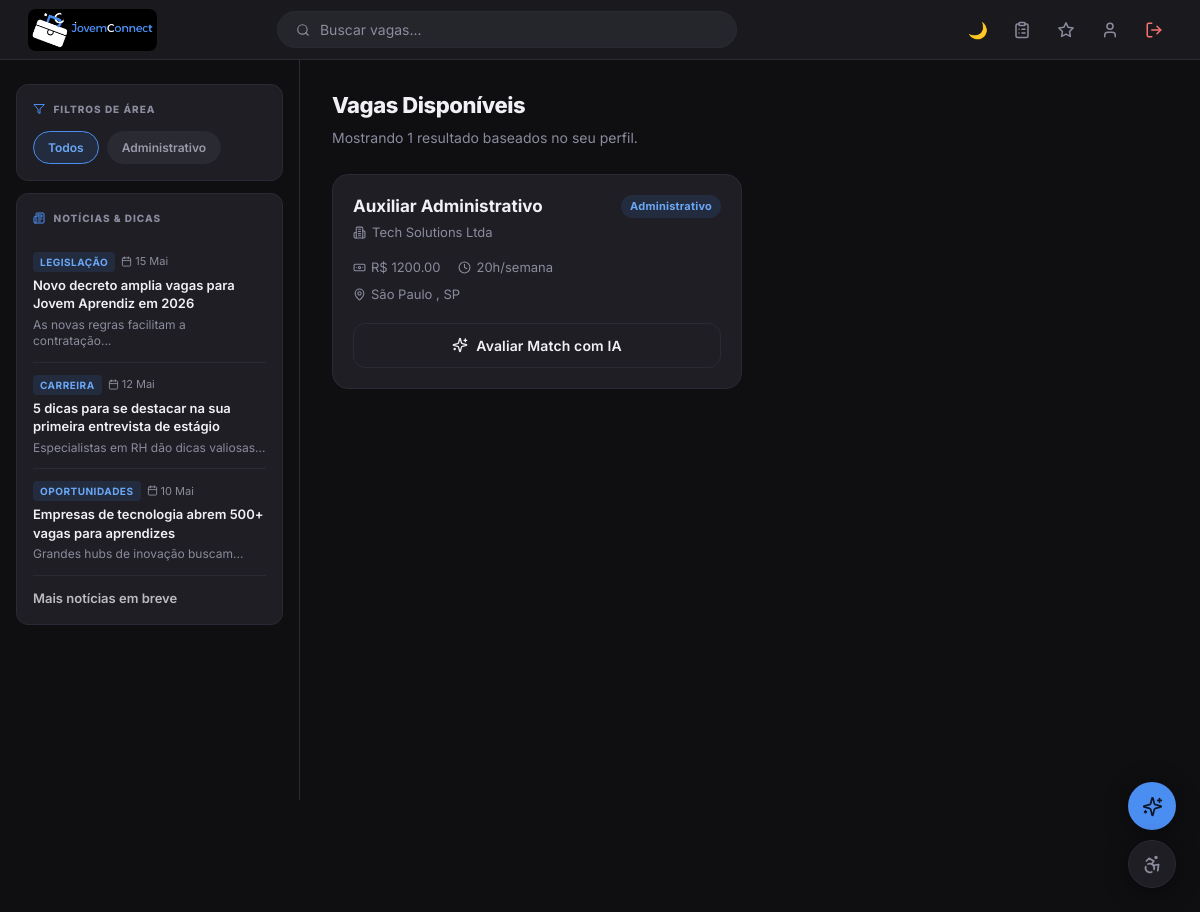
The app's page /dashboard/jovem.php (signed in) with its own data.
### tables this page shows
CREATE TABLE `vagas` (
  `id`            INT(11)      NOT NULL AUTO_INCREMENT,
  `empresa_id`    INT(11)      NOT NULL,
  `titulo`        VARCHAR(150) NOT NULL,
  `descricao`     TEXT         DEFAULT NULL,
  `cidade`        VARCHAR(100) DEFAULT NULL,
  `estado`        VARCHAR(50)  DEFAULT NULL,
  `cep`           VARCHAR(9)   DEFAULT NULL   COMMENT 'Para cálculo de distância pela IA',
  `salario`       VARCHAR(50)  DEFAULT NULL   COMMENT 'Mantido como VARCHAR (ex: 1.200,00 ou A combinar)',
  `tipo_contrato` VARCHAR(50)  DEFAULT NULL   COMMENT 'Ex: Jovem Aprendiz, Estágio',
   
  `carga_horaria` VARCHAR(20)  DEFAULT NULL   COMMENT 'Ex: 20h/semana',
  `area`          VARCHAR(100) DEFAULT NULL   COMMENT 'Ex: Administrativo, TI, Vendas',
  `criado_em`     TIMESTAMP    NOT NULL DEFAULT CURRENT_TIMESTAMP,
  `atualizado_em` TIMESTAMP    NOT NULL DEFAULT CURRENT_TIMESTAMP ON UPDATE CURRENT_TIMESTAMP,
  PRIMARY KEY (`id`),
  KEY `idx_vaga_empresa` (`empresa_id`),
  KEY `idx_vaga_area`    (`area`),
  KEY `idx_vaga_cidade`  (`cidade`),
  CONSTRAINT `fk_vaga_empresa`
    FOREIGN KEY (`empresa_id`) REFERENCES `empresas` (`id`) ON DELETE CASCADE
);

CREATE TABLE `empresas` (
  `id`               INT(11)      NOT NULL AUTO_INCREMENT,
  `nome_empresa`     VARCHAR(150) NOT NULL,
  `email`            VARCHAR(100) NOT NULL,
  `senha`            VARCHAR(255) NOT NULL,
  `cnpj`             VARCHAR(18)  NOT NULL,
  `cidade`           VARCHAR(100) DEFAULT NULL,
  `estado`           VARCHAR(50)  DEFAULT NULL,
  `telefone`         VARCHAR(20)  DEFAULT NULL,
   
  `area_atuacao`     VARCHAR(100) DEFAULT NULL,
  `descricao`        TEXT         DEFAULT NULL   COMMENT 'Missão e visão da empresa',
  `site_oficial`     VARCHAR(255) DEFAULT NULL,
  `linkedin`         VARCHAR(255) DEFAULT NULL,
  `perfil_verificado` TINYINT(1)  NOT NULL DEFAULT 0,
   
  `criado_em`        TIMESTAMP    NOT NULL DEFAULT CURRENT_TIMESTAMP,
  `atualizado_em`    TIMESTAMP    NOT NULL DEFAULT CURRENT_TIMESTAMP ON UPDATE CURRENT_TIMESTAMP,
  PRIMARY KEY (`id`),
  UNIQUE KEY `uq_email_empresa`  (`email`),
  UNIQUE KEY `uq_cnpj`          (`cnpj`)
);

### includes/esquema.php (called while the page is built, shortened)
<?php
if (!function_exists('jc_stage7_disponivel')) {
    function jc_stage7_colunas(): array {
        return [
            ['jovens', 'conta_status'],
            ['empresas', 'conta_status'],
            ['vagas', 'moderacao_status'],
            ['administradores', 'sessao_versao'],
            ['admin_tentativas', 'ip_hash'],
            ['admin_auditoria', 'hash_anterior'],
            ['moderacao_itens', 'conteudo_hash'],
            ['denuncias', 'item_id'],
        ];
    }
    function jc_stage7_disponivel(mysqli $conn): bool {
        static $ok = null;
        if ($ok !== null) {
            return $ok;
        }
        $pares = jc_stage7_colunas();
        $cond  = implode(' OR ', array_fill(0, count($pares), '(TABLE_NAME = ? AND COLUMN_NAME = ?)'));
        $tipos = str_repeat('ss', count($pares));
        $args  = [];
        foreach ($pares as [$t, $c]) {
            $args[] = $t;
            $args[] = $c;
        }
        try {
            $stmt = $conn->prepare(
                "SELECT COUNT(*) AS n FROM information_schema.COLUMNS
                 WHERE TABLE_SCHEMA = DATABASE() AND ({$cond})"
            );
            $stmt->bind_param($tipos, ...$args);
            $stmt->execute();
            $n = intval($stmt->get_result()->fetch_assoc()['n'] ?? 0);
            $ok = ($n === count($pares));
        } catch (Throwable $e) {
            $ok = false;
        }
        return $ok;
    }
}

### includes/conta_status.php (called while the page is built, shortened)
<?php
require_once __DIR__ . '/esquema.php';
if (!function_exists('jc_conta_suspensa')) {
    function jc_conta_suspensa(mysqli $conn, string $tipo, int $id): bool {
        if ($id <= 0 || !in_array($tipo, ['jovem', 'empresa'], true) || !jc_stage7_disponivel($conn)) {
            return false;
        }
        $tabela = $tipo === 'jovem' ? 'jovens' : 'empresas';
        $stmt = $conn->prepare("SELECT conta_status FROM `{$tabela}` WHERE id = ? LIMIT 1");
        $stmt->bind_param("i", $id);
        $stmt->execute();
        $linha = $stmt->get_result()->fetch_assoc();
        return ($linha['conta_status'] ?? 'ativa') === 'suspensa';
    }
    function jc_conta_verificar_sessao(mysqli $conn): void {
        $tipo = isset($_SESSION['jovem_id']) ? 'jovem' : (isset($_SESSION['empresa_id']) ? 'empresa' : null);
        if (!jc_conta_suspensa($conn, $tipo, intval($_SESSION[$tipo . '_id']))) {
            return;
        }
        exit;
    }
    function jc_vagas_visiveis_sql(mysqli $conn, string $alias = 'v'): string {
        return " AND {$alias}.moderacao_status IN ('aprovada','sinalizada')"
             . " AND NOT EXISTS (SELECT 1 FROM empresas jc_es WHERE jc_es.id = {$alias}.empresa_id"
             . " AND jc_es.conta_status = 'suspensa')";
    }
}

### includes/config.php (called while the page is built, shortened)
<?php
try {
    $conn = new mysqli(DB_HOST, DB_USER, DB_PASS, DB_NAME);
} catch (\mysqli_sql_exception $e) {
    registrar_log('Falha na conexao com o banco de dados (codigo ' . $e->getCode() . ')', 'ERROR');
    if (function_exists('jc_log')) {
        jc_log('banco.indisponivel', 'erro', ['errno' => $e->getCode()]);
    }
    http_response_code(503);
    die('O sistema esta temporariamente indisponivel. Tente novamente em alguns instantes.');
}
$conn->set_charset(DB_CHARSET);
if (session_status() === PHP_SESSION_ACTIVE && (isset($_SESSION['jovem_id']) || isset($_SESSION['empresa_id']))) {
    require_once __DIR__ . '/conta_status.php';
    jc_conta_verificar_sessao($conn);
}

### dashboard/jovem.php (the view, shortened to what this page needs)
<?php
require_once dirname(__DIR__) . "/includes/config.php";
require_once dirname(__DIR__) . "/includes/conta_status.php";
$sql_visiveis = jc_vagas_visiveis_sql($conn, 'v');
$area_filtro = !empty($_GET['area']) ? trim($_GET['area']) : null;
$result_areas = $conn->query(
    "SELECT DISTINCT v.area FROM vagas v
     WHERE  v.area IS NOT NULL AND v.area != ''{$sql_visiveis}
     ORDER  BY v.area ASC"
);
if ($area_filtro) {
    $stmt_vagas = $conn->prepare(
        "SELECT v.id, v.titulo, v.descricao, v.cidade, v.estado,
                v.salario, v.carga_horaria, v.area, v.tipo_contrato,
                e.nome_empresa
         FROM   vagas v
         JOIN   empresas e ON v.empresa_id = e.id
         WHERE  v.area = ?{$sql_visiveis}
         ORDER  BY v.criado_em DESC"
    );
    $stmt_vagas->bind_param("s", $area_filtro);
} else {
    $stmt_vagas = $conn->prepare(
        "SELECT v.id, v.titulo, v.descricao, v.cidade, v.estado,
                v.salario, v.carga_horaria, v.area, v.tipo_contrato,
                e.nome_empresa
         FROM   vagas v
         JOIN   empresas e ON v.empresa_id = e.id
         WHERE  1 = 1{$sql_visiveis}
         ORDER  BY v.criado_em DESC"
    );
}
$stmt_vagas->execute();
$result_vagas = $stmt_vagas->get_result();
$total_vagas  = $result_vagas->num_rows;
$noticias = [
    [
        'tag'    => 'Legislação',
        'data'   => '15 Mai',
        'titulo' => 'Novo decreto amplia vagas para Jovem Aprendiz em 2026',
        'resumo' => 'As novas regras facilitam a contratação...',
    ],
    [
        'tag'    => 'Carreira',
        'data'   => '12 Mai',
        'titulo' => '5 dicas para se destacar na sua primeira entrevista de estágio',
        'resumo' => 'Especialistas em RH dão dicas valiosas...',
    ],
    [
        'tag'    => 'Oportunidades',
        'data'   => '10 Mai',
        'titulo' => 'Empresas de tecnologia abrem 500+ vagas para aprendizes',
        'resumo' => 'Grandes hubs de inovação buscam...',
    ],
];
?>
<!DOCTYPE html>
<html lang="pt-br" data-theme="dark">
<head>
    <link rel="stylesheet" href="../Assets/css/style.css">
</head>
<body>
<nav class="navbar-inner">
    <a href="jovem.php" class="nav-logo" aria-label="JovemConnect — meu painel">
        <picture class="marca marca-nav">
            <source media="(max-width: 480px)" srcset="../assets/img/marca/jovemconnect-simbolo.png" width="192" height="192">
            <img src="../assets/img/marca/jovemconnect-horizontal.png" alt="JovemConnect" width="493" height="160">
        </picture>
    </a>
    <div class="navbar-inner-center">
        <div class="search-bar">
            <span class="search-icon i i-search" aria-hidden="true"></span>
            <input
                type="search"
                id="searchVagas"
                placeholder="Buscar vagas..."
                autocomplete="off"
                aria-label="Buscar vagas">
        </div>
    </div>
    <div class="navbar-inner-right">
        <button class="icon-btn btn-theme" id="btnTheme" title="Alternar tema" aria-label="Alternar tema">🌙</button>
        <a href="../candidaturas/minhas.php" class="icon-btn" title="Minhas candidaturas" aria-label="Minhas candidaturas"><span class="i i-clipboard-list" aria-hidden="true"></span></a>
        <a href="../Vagas/favoritos.php" class="icon-btn" title="Vagas favoritas" aria-label="Vagas favoritas"><span class="i i-star" aria-hidden="true"></span></a>
        <a href="../jovem/perfil.php"  class="icon-btn" title="Meu Perfil" aria-label="Meu Perfil"><span class="i i-user" aria-hidden="true"></span></a>
        <a href="../logout.php"        class="icon-btn text-danger" title="Sair" aria-label="Sair"><span class="i i-log-out" aria-hidden="true"></span></a>
    </div>
</nav>
<div class="dashboard-wrap">
    <aside class="dashboard-sidebar">
        <div class="sidebar-card">
            <p class="sidebar-section-title"><span class="i i-filter" aria-hidden="true"></span> Filtros de Área</p>
            <div class="filter-wrap">
                <a href="jovem.php"
                   class="filter-chip <?= !$area_filtro ? 'active' : '' ?>">
                    Todos
                </a>
                <?php if ($result_areas && $result_areas->num_rows > 0):
                    while ($row = $result_areas->fetch_assoc()): ?>
                <a href="?area=<?= urlencode($row['area']) ?>"
                   class="filter-chip <?= $area_filtro === $row['area'] ? 'active' : '' ?>">
                    <?= htmlspecialchars($row['area']) ?>
                </a>
                <?php endwhile; endif; ?>
            </div>
        </div>
        <div class="sidebar-card">
            <p class="sidebar-section-title"><span class="i i-newspaper" aria-hidden="true"></span> Notícias & Dicas</p>
            <div class="news-list">
                <?php foreach ($noticias as $noticia): ?>
                <div class="news-item">
                    <div class="news-meta">
                        <span class="news-tag"><?= htmlspecialchars($noticia['tag']) ?></span>
                        <span class="news-date"><span class="i i-calendar" aria-hidden="true"></span> <?= htmlspecialchars($noticia['data']) ?></span>
                    </div>
                    <p class="news-title"><?= htmlspecialchars($noticia['titulo']) ?></p>
                    <p class="news-excerpt"><?= htmlspecialchars($noticia['resumo']) ?></p>
                </div>
                <?php endforeach; ?>
                <span class="news-see-all" style="cursor:default;opacity:.75;">Mais notícias em breve</span>
            </div>
        </div>
    </aside>
    <main class="dashboard-main">
        <div class="page-heading fade-up">
            <h1>Vagas Disponíveis</h1>
            <p class="text-secondary">
                Mostrando <?= $total_vagas ?> resultado<?= $total_vagas !== 1 ? 's' : '' ?>
                <?php if ($area_filtro): ?>
                    em <strong><?= htmlspecialchars($area_filtro) ?></strong>.
                <?php else: ?>
                    baseados no seu perfil.
                <?php endif; ?>
            </p>
        </div>
        <?php if ($total_vagas > 0): ?>
        <div class="items-grid fade-up" id="gridVagas">
            <?php while ($vaga = $result_vagas->fetch_assoc()): ?>
            <div class="job-card"
                 data-titulo="<?=  strtolower(htmlspecialchars($vaga['titulo'])) ?>"
                 data-empresa="<?= strtolower(htmlspecialchars($vaga['nome_empresa'])) ?>"
                 onclick="location.href='../Vagas/listar.php?id=<?= intval($vaga['id']) ?>&amp;voltar=painel'"
                 style="cursor:pointer;"
                 title="Ver detalhes da vaga">
                <div class="job-card-top">
                    <h3 class="job-card-title">
                        <a href="../Vagas/listar.php?id=<?= intval($vaga['id']) ?>&amp;voltar=painel"
                           onclick="event.stopPropagation()"
                           style="color:inherit;text-decoration:none;">
                            <?= htmlspecialchars($vaga['titulo']) ?>
                        </a>
                    </h3>
                    <?php if (!empty($vaga['area'])): ?>
                    <span class="badge badge-area"><?= htmlspecialchars($vaga['area']) ?></span>
                    <?php endif; ?>
                </div>
                <div class="job-card-company">
                    <span class="i i-building" aria-hidden="true"></span>
                    <?= htmlspecialchars($vaga['nome_empresa']) ?>
                </div>
                <div class="job-card-meta">
                    <?php if (!empty($vaga['salario'])): ?>
                    <div class="job-card-meta-item">
                        <span class="i i-banknote" aria-hidden="true"></span>
                        <span>R$ <?= htmlspecialchars($vaga['salario']) ?></span>
                    </div>
                    <?php endif; ?>
                    <?php if (!empty($vaga['carga_horaria'])): ?>
                    <div class="job-card-meta-item">
                        <span class="i i-clock" aria-hidden="true"></span>
                        <span><?= htmlspecialchars($vaga['carga_horaria']) ?></span>
                    </div>
                    <?php endif; ?>
                </div>
                <?php if (!empty($vaga['cidade'])): ?>
                <div class="job-card-location">
                    <span class="i i-map-pin" aria-hidden="true"></span>
                    <span>
                        <?= htmlspecialchars($vaga['cidade']) ?>
                        <?= !empty($vaga['estado']) ? ', ' . htmlspecialchars($vaga['estado']) : '' ?>
                    </span>
                </div>
                <?php endif; ?>
                <div class="job-card-footer" onclick="event.stopPropagation()">
                    <button
                        class="btn btn-ia"
                        onclick="avaliarMatch(<?= intval($vaga['id']) ?>, this)"
                        data-vaga="<?= intval($vaga['id']) ?>">
                        <span class="i i-sparkles" aria-hidden="true"></span> Avaliar Match com IA
                    </button>
                </div>
            </div>
            <?php endwhile; ?>
        </div>
        <?php endif; ?>
    </main>
</div>
<?php
include dirname(__DIR__) . '/includes/assistente.php';
?>
</body>
</html>

### records on screen
vagas: titulo "Auxiliar Administrativo", area "Administrativo", empresa.nome_empresa "Tech Solutions Ltda", salario "1200.00", carga_horaria "20h/semana", cidade "São Paulo", estado "SP"

### other values on screen
$row['area'] "Administrativo"
$noticia['tag'] "LEGISLAÇÃO"
$noticia['data'] "15 Mai"
$noticia['titulo'] "Novo decreto amplia vagas para Jovem Aprendiz em 2026"
$noticia['resumo'] "As novas regras facilitam a contratação..."
$noticia['tag'] "CARREIRA"
$noticia['data'] "12 Mai"
$noticia['titulo'] "5 dicas para se destacar na sua primeira entrevista de estágio"
$noticia['resumo'] "Especialistas em RH dão dicas valiosas..."
$noticia['tag'] "OPORTUNIDADES"
$noticia['data'] "10 Mai"
$noticia['titulo'] "Empresas de tecnologia abrem 500+ vagas para aprendizes"
$noticia['resumo'] "Grandes hubs de inovação buscam..."
$total_vagas "1"
